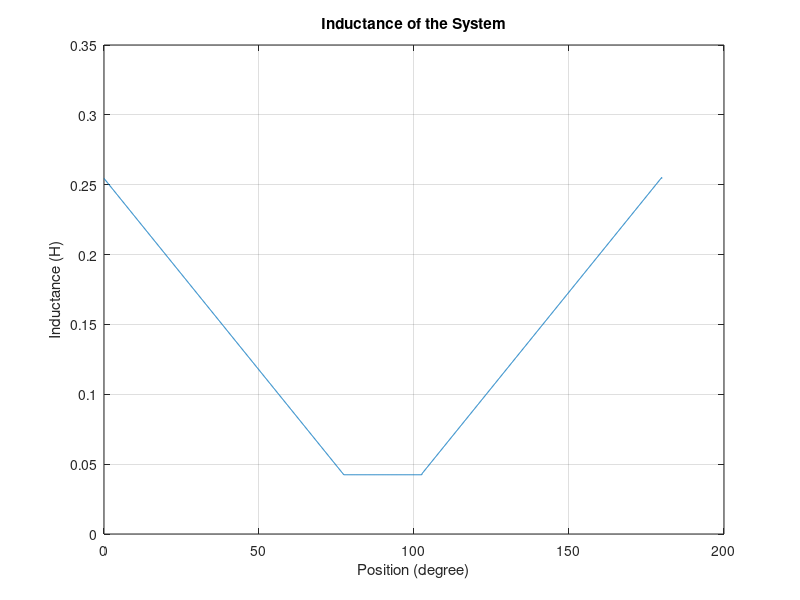
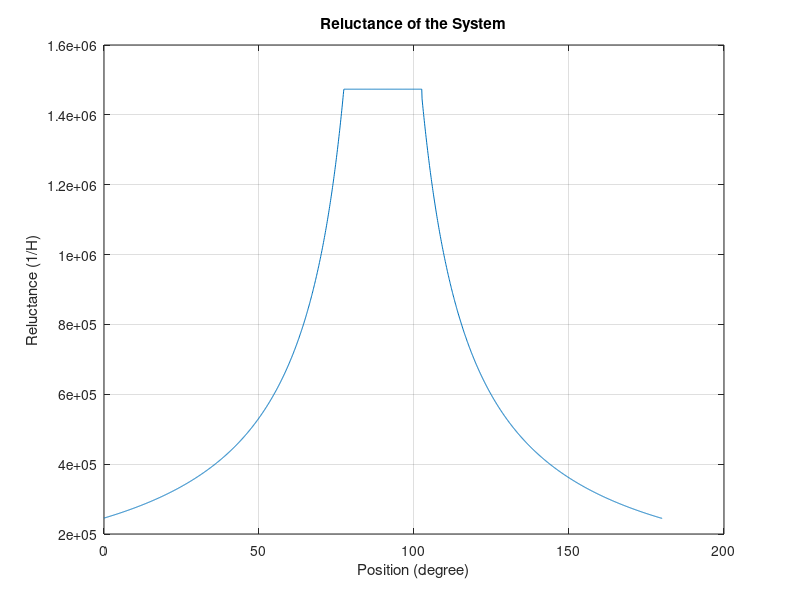
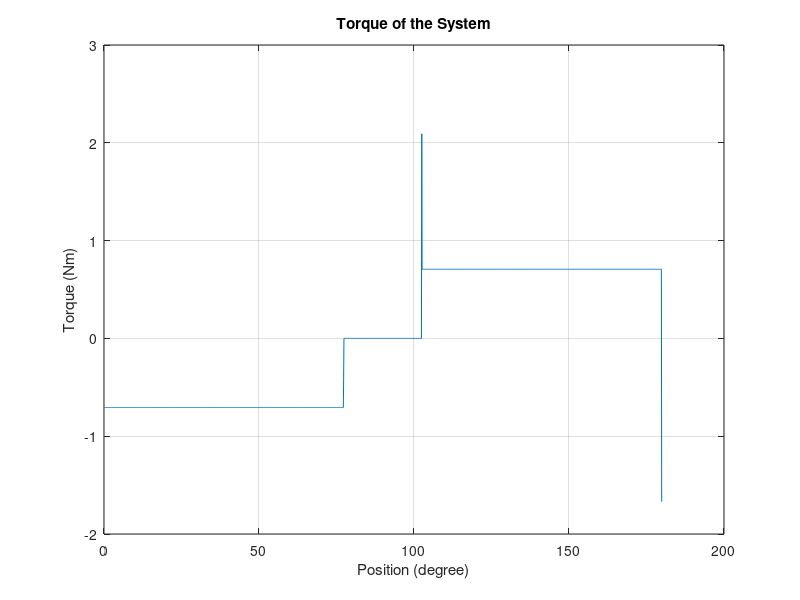

The MATLAB script that drew these images, in order:
%% EE568 - Special Topics on Electrical Machines
% Project 1 
% Analytical Calculations

clear
clc

%% Definition of Variables
mu0 = 4*pi*10e-7;
angle = linspace(0,180,1801);
deltaangle = 0.1;
MinLengthOfAirgap = 0.5e-3;
MaxLengthOfAirgap = 2.5e-3;
NumberOfTurns = 250;
RadiusOfRotor_max = 12e-3;
RadiusOfRotor_min = 10e-3;
DepthOfCore = 20e-3;
Current = 3;
Leq = zeros(1,numel(angle));
Req = zeros(1,numel(angle));
Teq = zeros(1,numel(angle));
%% Calculation of Reluctance
% for part1 Req = R1//R2 for angle is between 0 - 77.36 degrees (the angle 77.36 represents that the corner of saliency of rotor is inline with corner of core.
R1_part1 = (2*MinLengthOfAirgap)/(mu0*2*pi*RadiusOfRotor_max*DepthOfCore); % 
R2_part1 = (2*MaxLengthOfAirgap)/(mu0*2*pi*RadiusOfRotor_min*DepthOfCore); % 

% for part2 Req = R2 for angle is between 77.36 - 102,64 degrees (the angle represents again the intersects of corners of rotor and core until this point  reluctance is due to the circle part of rotor
R2_part2 = (2*MaxLengthOfAirgap)/(mu0*2*pi*RadiusOfRotor_min*DepthOfCore); % 
% for part3 Req = R1//R2 for angle is between 102,64 to 180 degrees  , t

R1_part3 = R1_part1 ; % 
R2_part3 = R2_part1 ; % 

% Req between 0-77.36 degrees 
for i=0:1:1800
    if i==0 | i==1800
            Req(i+1) = R1_part1*(2*pi)/(77.36*pi/180); 
            Leq(i+1) = (NumberOfTurns*NumberOfTurns)/Req(i+1);
    elseif i > 0 & i < 774
            R1_angle_part1(i+1) = R1_part1*(2*pi/((77.36*pi/180)-i*pi/1800));
            R2_angle_part1(i+1) = R2_part1*(2*pi)/(i*pi/1800);
            Req(i+1) = R1_angle_part1(i+1)*R2_angle_part1(i+1)/(R1_angle_part1(i+1)+R2_angle_part1(i+1));
            Leq(i+1) = (NumberOfTurns*NumberOfTurns)/Req(i+1);
    elseif i>=774 & i< 1026
             Req(i+1) = R2_part2*(2*pi)/(77.36*pi/180); 
             Leq(i+1) = (NumberOfTurns*NumberOfTurns)/Req(i+1);
    elseif i>=1026 & i< 1800
             R1_angle_part3(i+1) = R1_part3*(2*pi)/(i*pi/1800-(102.36*pi/180));
             R2_angle_part3(i+1) = R2_part3*(2*pi)/(pi-i*pi/1800);
             Req(i+1) = R1_angle_part3(i+1)*R2_angle_part3(i+1)/(R1_angle_part3(i+1)+R2_angle_part3(i+1));
             Leq(i+1) = (NumberOfTurns*NumberOfTurns)/Req(i+1);
    end
end


%% Calculation Of Torque

for i=0:1:1799
    Teq(i+1)= 0.5*Current^2*(Leq(i+2)-Leq(i+1))/(pi*0.1/180);
end
    Teq(1801)= Teq(1800);


plot(angle,Leq);
grid on;
xlabel('Position (degree)');
ylabel('Inductance (H)');
title('Inductance of the System');
figure;

plot(angle,Req);
grid on;
xlabel('Position (degree)');
ylabel('Reluctance (1/H)');
title('Reluctance of the System');
figure;

plot(angle,Teq);
grid on;
xlabel('Position (degree)');
ylabel('Torque (Nm)');
title('Torque of the System');

